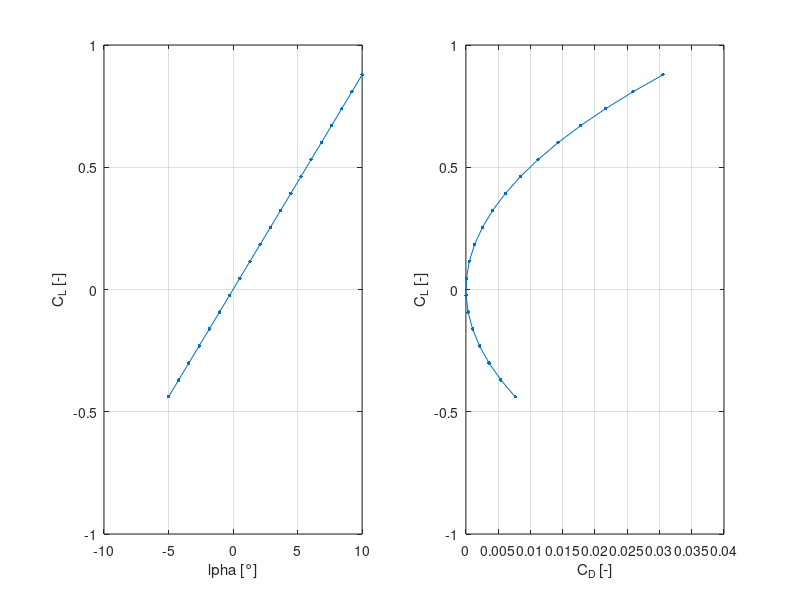

Source code (MATLAB):
clear
close all
clc

%%

config.RootChord = 1.625;
config.DihedralAngle = 0; % [°]
config.SweepAngle = 0; % [°]
config.TaperRatio = 0.672;
config.AspectRatio = 7.32;
config.Span = 10.92;
config.LEPosition_X = 0;
config.LEPosition_Y = 0;
config.LEPosition_Z = 0;

config.RotationAngle_X = 0;
config.RotationAngle_Y = 3.5;
config.RotationAngle_Z = 0;

% Discretization options
config.SemiSpanwiseDiscr = 10;
config.ChordwiseDiscr = 10;

config.SemiSpan = config.Span./2;
% Computing the surface
config.Surface = 2 * (config.SemiSpan .* config.RootChord .* ( 1 + config.TaperRatio ) ./ 2);
config.SurfaceProjected = config.Surface .* cosd(config.DihedralAngle);
% Computing the Tip chord
config.TipChord = config.RootChord .* config.TaperRatio;

% Compute MAC
config.MAC = (2/3) .* config.RootChord .* ( (1 + config.TaperRatio + config.TaperRatio.^2)./(1 + config.TaperRatio));

%%

alpha_vect = linspace(-5, 10, 20);
alpha_0 = 0;

S = config.Surface;
b = config.Span;
c_0 = 4*S / (pi * b);

lambda = b^2/S;

N = 100;
theta = pi / N * (1:N) - pi / (2*N);

c = @(theta) c_0 * sin(theta);

Cl_alpha_elliptic = 2*pi;

CL_vect = [];
CD_vect = [];

for alpha = alpha_vect
    A = zeros(N, N);
    d = zeros(N, 1);
    for i = 1:N
        for j = 1:N
            A(i, j) = -4 * b * sin(j * theta(i)) / c(theta(i)) - Cl_alpha_elliptic * j * sin(j * theta(i)) / sin(theta(i));
        end
        d(i) = Cl_alpha_elliptic * deg2rad(alpha);
    end

    B = A\d;
    B1 = B(1);
    alpha_i = B1;

    CL_elliptic = - pi * lambda * B1;
    CD_elliptic = - CL_elliptic * B1;

    CL_vect = [CL_vect; CL_elliptic];
    CD_vect = [CD_vect; CD_elliptic];
end



%%

figure
subplot(1, 2, 1)
plot(alpha_vect, CL_vect, '.-', 'MarkerSize', 8)
grid on
xlabel("\alpha [°]")
ylabel("C_L [-]")

subplot(1, 2, 2)
plot(CD_vect, CL_vect, '.-', 'MarkerSize', 8)
grid on
xlabel("C_D [-]")
ylabel("C_L [-]")

